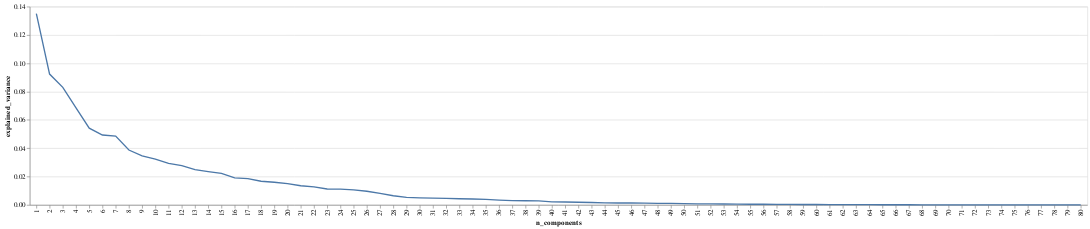

The cell this chart's notebook holds for it:
### Code cell
draw_components_variance_chart(pca)

### Figure 1 — Vega-Lite specification as saved in the notebook (floating-point values rounded to 4 significant figures)
{"config": {"view": {"continuousWidth": 400, "continuousHeight": 300}}, "data": {"name": "data-5a0bf383a6d144cdfe73eae25b748abd"}, "mark": "line", "encoding": {"x": {"field": "n_components", "type": "ordinal"}, "y": {"field": "explained_variance", "type": "quantitative"}}, "$schema": "https://vega.github.io/schema/vega-lite/v4.17.0.json", "datasets": {"data-5a0bf383a6d144cdfe73eae25b748abd": [{"n_components": 1, "explained_variance": 0.135}, {"n_components": 2, "explained_variance": 0.09239}, {"n_components": 3, "explained_variance": 0.08298}, {"n_components": 4, "explained_variance": 0.06846}, {"n_components": 5, "explained_variance": 0.05421}, {"n_components": 6, "explained_variance": 0.04934}, {"n_components": 7, "explained_variance": 0.04859}, {"n_components": 8, "explained_variance": 0.03874}, {"n_components": 9, "explained_variance": 0.03459}, {"n_components": 10, "explained_variance": 0.03228}, {"n_components": 11, "explained_variance": 0.0293}, {"n_components": 12, "explained_variance": 0.02773}, {"n_components": 13, "explained_variance": 0.02491}, {"n_components": 14, "explained_variance": 0.02346}, {"n_components": 15, "explained_variance": 0.02221}, {"n_components": 16, "explained_variance": 0.01904}, {"n_components": 17, "explained_variance": 0.01858}, {"n_components": 18, "explained_variance": 0.0167}, {"n_components": 19, "explained_variance": 0.01598}, {"n_components": 20, "explained_variance": 0.01499}, {"n_components": 21, "explained_variance": 0.01352}, {"n_components": 22, "explained_variance": 0.01275}, {"n_components": 23, "explained_variance": 0.01125}, {"n_components": 24, "explained_variance": 0.01109}, {"n_components": 25, "explained_variance": 0.01067}, {"n_components": 26, "explained_variance": 0.009657}, {"n_components": 27, "explained_variance": 0.008113}, {"n_components": 28, "explained_variance": 0.006453}, {"n_components": 29, "explained_variance": 0.005359}, {"n_components": 30, "explained_variance": 0.005004}, {"n_components": 31, "explained_variance": 0.004782}, {"n_components": 32, "explained_variance": 0.00457}, {"n_components": 33, "explained_variance": 0.004334}, {"n_components": 34, "explained_variance": 0.00417}, {"n_components": 35, "explained_variance": 0.003904}, {"n_components": 36, "explained_variance": 0.003435}, {"n_components": 37, "explained_variance": 0.003073}, {"n_components": 38, "explained_variance": 0.00296}, {"n_components": 39, "explained_variance": 0.002896}, {"n_components": 40, "explained_variance": 0.002146}, {"n_components": 41, "explained_variance": 0.002042}, {"n_components": 42, "explained_variance": 0.001878}, {"n_components": 43, "explained_variance": 0.001715}, {"n_components": 44, "explained_variance": 0.001403}, {"n_components": 45, "explained_variance": 0.00136}, {"n_components": 46, "explained_variance": 0.001343}, {"n_components": 47, "explained_variance": 0.001204}, {"n_components": 48, "explained_variance": 0.001117}, {"n_components": 49, "explained_variance": 0.001085}, {"n_components": 50, "explained_variance": 0.0009364}, {"n_components": 51, "explained_variance": 0.0007803}, {"n_components": 52, "explained_variance": 0.0007045}, {"n_components": 53, "explained_variance": 0.0006268}, {"n_components": 54, "explained_variance": 0.000554}, {"n_components": 55, "explained_variance": 0.0004866}, {"n_components": 56, "explained_variance": 0.0004494}, {"n_components": 57, "explained_variance": 0.0004046}, {"n_components": 58, "explained_variance": 0.0003531}, {"n_components": 59, "explained_variance": 0.0003128}, {"n_components": 60, "explained_variance": 0.0003024}, {"n_components": 61, "explained_variance": 0.0002267}, {"n_components": 62, "explained_variance": 0.0001708}, {"n_components": 63, "explained_variance": 0.0001566}, {"n_components": 64, "explained_variance": 0.0001491}, {"n_components": 65, "explained_variance": 0.0001333}, {"n_components": 66, "explained_variance": 0.0001063}, {"n_components": 67, "explained_variance": 9.785e-05}, {"n_components": 68, "explained_variance": 5.592e-05}, {"n_components": 69, "explained_variance": 4.949e-05}, {"n_components": 70, "explained_variance": 4.504e-05}, {"n_components": 71, "explained_variance": 2.94e-05}, {"n_components": 72, "explained_variance": 2.69e-05}, {"n_components": 73, "explained_variance": 2.673e-05}, {"n_components": 74, "explained_variance": 1.823e-05}, {"n_components": 75, "explained_variance": 1.704e-05}, {"n_components": 76, "explained_variance": 8.731e-06}, {"n_components": 77, "explained_variance": 7.79e-06}, {"n_components": 78, "explained_variance": 7.351e-06}, {"n_components": 79, "explained_variance": 6.82e-06}, {"n_components": 80, "explained_variance": 8.555e-08}]}}
